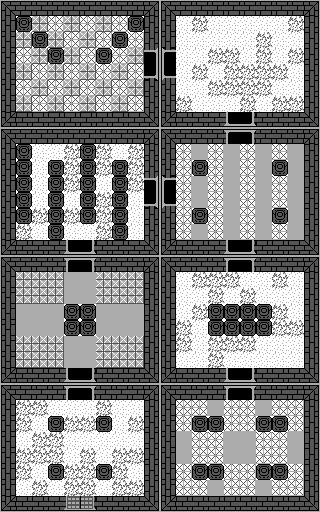

A 2D game scene composited from a Tiled map and its tileset images. What follows is a short description and the map's XML, with each tile layer's data collapsed to a summary:
An orthogonal 20x32 tile map with 16x16 px tiles, 3 tile layers (floor, walls, doorways) and 34 objects (20x crab, 7x door, 3x key, player, master_key, ...).

<map version="2017.04.18" orientation="orthogonal" renderorder="right-down" width="20" height="32" tilewidth="16" tileheight="16" nextobjectid="35">
 <tileset firstgid="1" name="dungeon" tilewidth="16" tileheight="16" tilecount="36" columns="6">
  <image source="dkatiles.png" width="96" height="96" />
 </tileset>
 <layer name="floor" width="20" height="32">
  <properties>
   <property name="nocollide" value="true" />
   <property name="tileset" value="dungeon" />
  </properties>
  <data>[640 cells, 640 non-empty, 5 distinct tile ids]</data>
 </layer>
 <layer name="walls" width="20" height="32">
  <properties>
   <property name="collide" value="true" />
   <property name="tileset" value="dungeon" />
  </properties>
  <data>[640 cells, 282 non-empty, 11 distinct tile ids]</data>
 </layer>
 <layer name="doorways" width="20" height="32">
  <properties>
   <property name="nocollide" value="true" />
   <property name="tileset" value="dungeon" />
  </properties>
  <data>[640 cells, 28 non-empty, 8 distinct tile ids]</data>
 </layer>
 <objectgroup name="objects">
  <object id="1" name="door_key_s.png" type="door" x="224" y="240" width="32" height="16">
   <properties>
    <property name="image" value="door_key_s.png" />
    <property name="need_key" value="true" />
   </properties>
  </object>
  <object id="2" name="door_key_s.png" type="door" x="224" y="368" width="32" height="16">
   <properties>
    <property name="image" value="door_key_s.png" />
    <property name="need_key" value="true" />
   </properties>
  </object>
  <object id="3" name="door_monster_n.png" type="door" x="64" y="256" width="32" height="16">
   <properties>
    <property name="image" value="door_monster_n.png" />
    <property name="room_2_enemies" value="true" />
   </properties>
  </object>
  <object id="4" name="door_key_e.png" type="door" x="144" y="176" width="16" height="32">
   <properties>
    <property name="image" value="door_key_e.png" />
    <property name="need_key" value="true" />
   </properties>
  </object>
  <object id="5" name="door_master_n.png" type="door" x="224" y="128" width="32" height="16">
   <properties>
    <property name="image" value="door_master_n.png" />
    <property name="need_boss_key" value="true" />
   </properties>
  </object>
  <object id="6" name="door_monster_w.png" type="door" x="160" y="48" width="16" height="32">
   <properties>
    <property name="image" value="door_monster_w.png" />
    <property name="room_7_boss" value="true" />
    <property name="show_after_enter" value="true" />
   </properties>
  </object>
  <object id="7" name="door_monster_s.png" type="door" x="224" y="112" width="32" height="16">
   <properties>
    <property name="image" value="door_monster_s.png" />
    <property name="room_7_boss" value="true" />
    <property name="show_after_enter" value="true" />
   </properties>
  </object>
  <object id="8" name="player_start" type="player" x="64" y="480" width="16" height="16" />
  <object id="9" name="enemy_room_3" type="crab" x="32" y="160" width="16" height="16" />
  <object id="10" name="enemy_room_3" type="crab" x="64" y="208" width="16" height="16" />
  <object id="11" name="enemy_room_3" type="crab" x="96" y="208" width="16" height="16" />
  <object id="12" name="enemy_room_3" type="crab" x="128" y="160" width="16" height="16" />
  <object id="13" name="enemy_room_2" type="crab" x="112" y="288" width="16" height="16" />
  <object id="14" name="enemy_room_2" type="crab" x="96" y="336" width="16" height="16" />
  <object id="15" name="enemy_room_2" type="crab" x="32" y="336" width="16" height="16" />
  <object id="16" name="enemy_room_2" type="crab" x="48" y="288" width="16" height="16" />
  <object id="17" name="enemy_room_5" type="crab" x="192" y="288" width="16" height="16" />
  <object id="18" name="enemy_room_5" type="crab" x="272" y="288" width="16" height="16" />
  <object id="19" name="enemy_room_5" type="crab" x="272" y="320" width="16" height="16" />
  <object id="20" name="enemy_room_5" type="crab" x="208" y="336" width="16" height="16" />
  <object id="21" name="enemy_room_6" type="crab" x="272" y="432" width="16" height="16" />
  <object id="22" name="enemy_room_6" type="crab" x="240" y="480" width="16" height="16" />
  <object id="23" name="enemy_room_6" type="crab" x="192" y="432" width="16" height="16" />
  <object id="24" name="enemy_room_6" type="crab" x="224" y="416" width="16" height="16" />
  <object id="25" name="enemy_room_4" type="crab" x="224" y="144" width="16" height="16" />
  <object id="26" name="enemy_room_4" type="crab" x="192" y="224" width="16" height="16" />
  <object id="27" name="enemy_room_4" type="crab" x="256" y="224" width="16" height="16" />
  <object id="28" name="enemy_room_4" type="crab" x="272" y="144" width="16" height="16" />
  <object id="29" name="master_key" type="master_key" x="240" y="432" width="16" height="16">
   <properties>
    <property name="room_6_enemies" value="true" />
   </properties>
  </object>
  <object id="30" name="key3" type="key" x="288" y="144" width="16" height="16">
   <properties>
    <property name="room_4_enemies" value="true" />
   </properties>
  </object>
  <object id="31" name="key1" type="key" x="16" y="224" width="16" height="16">
   <properties>
    <property name="room_3_enemies" value="true" />
   </properties>
  </object>
  <object id="32" name="key2" type="key" x="272" y="336" width="16" height="16" />
  <object id="33" name="treasure" type="treasure" x="72" y="40" width="16" height="16" />
  <object id="34" name="boss" type="boss" x="224" y="40" width="32" height="32" />
 </objectgroup>
</map>